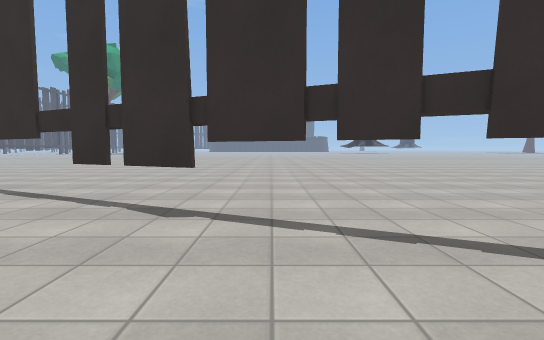
[1] (above)

19 first-person views from a walk through a Godot game level. The camera is 1.2 m above the floor, tilts 4° down and sees 85° across. The floor is counted in squares, 2 m on a side. Each view is taken from the middle of a square. On the plan, view 1 faces up. The plan holds only what a view shows up to about 9 squares ahead; the rest is blank. The place goes on beyond the plan. Characters and animated objects are not drawn. Door leaves are left out where a doorway can be walked through. Some surface patterns are stand-ins.

[2]
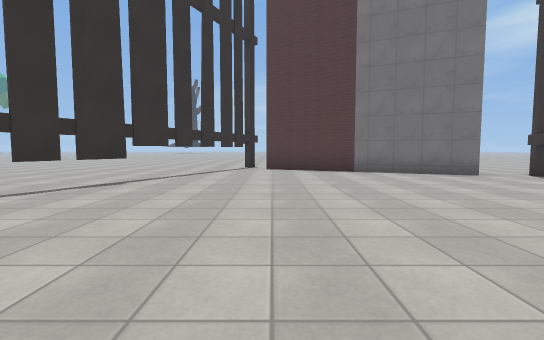

[3]
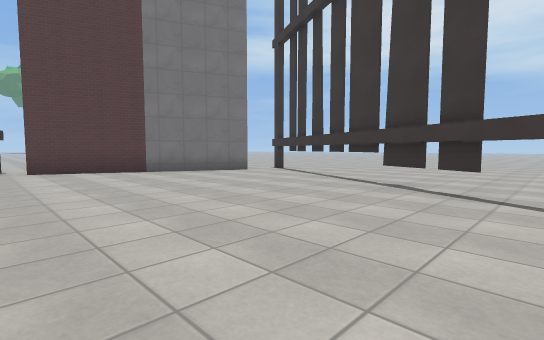

[4]
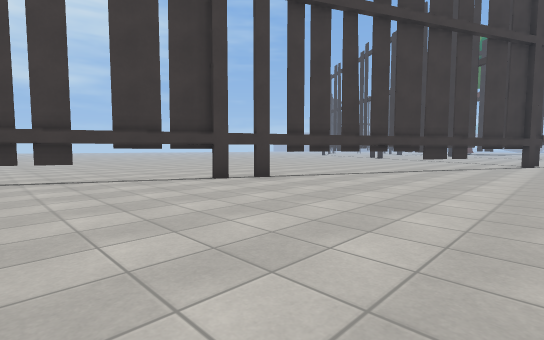

[5]
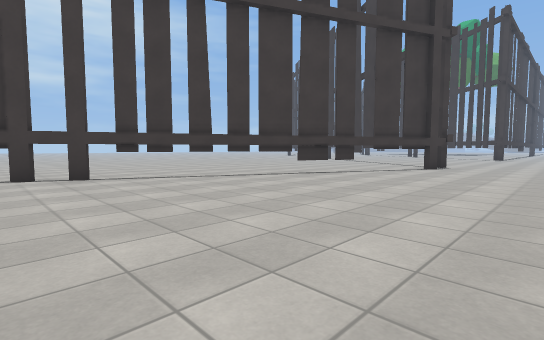

[6]
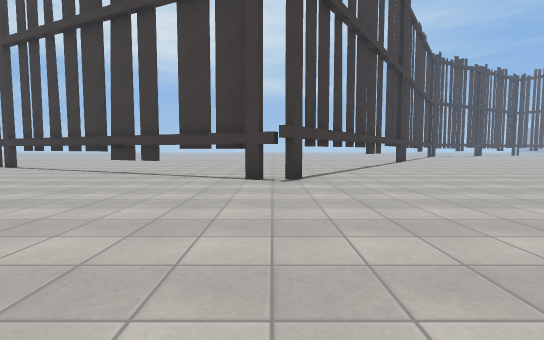

[7]
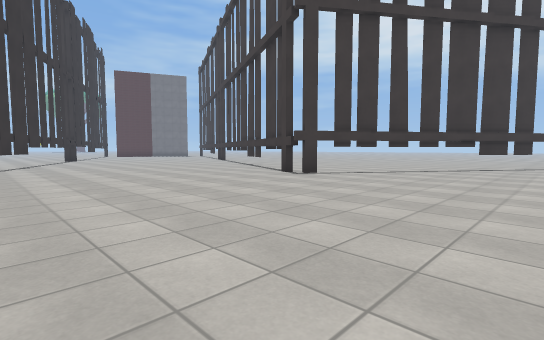

[8]
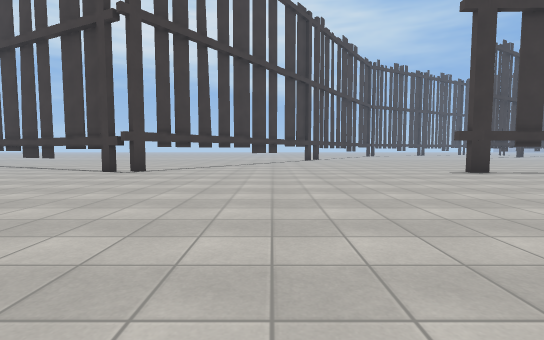

[9]
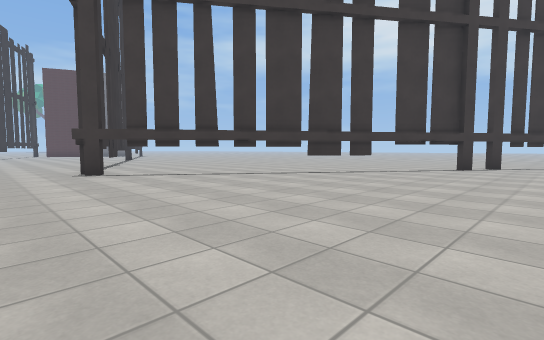

[10]
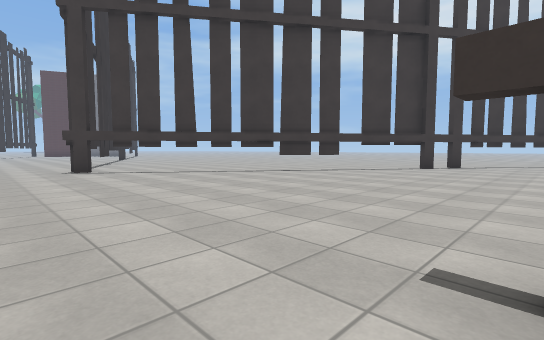

[11]
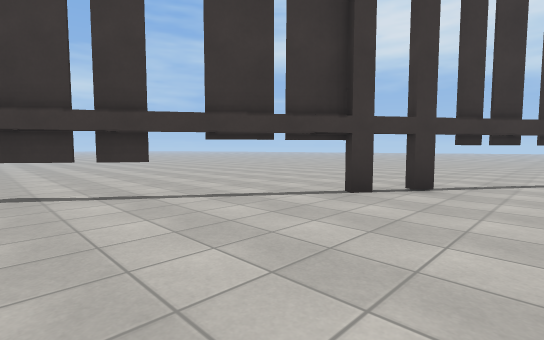

[12]
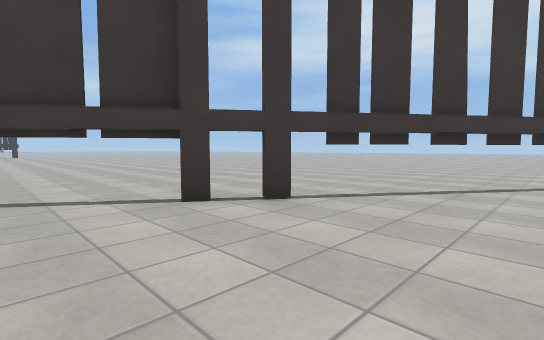

[13]
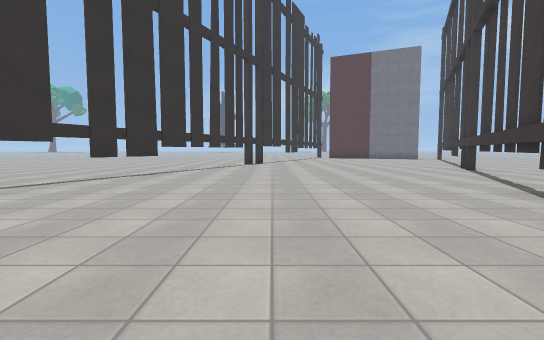

[14]
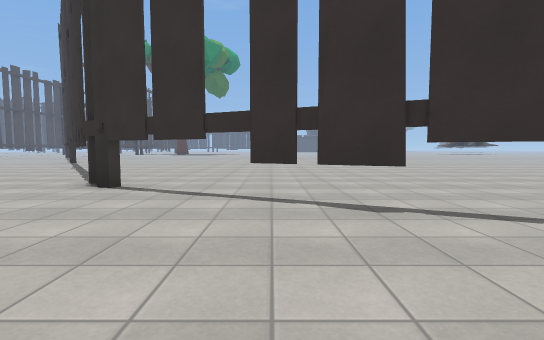

[15]
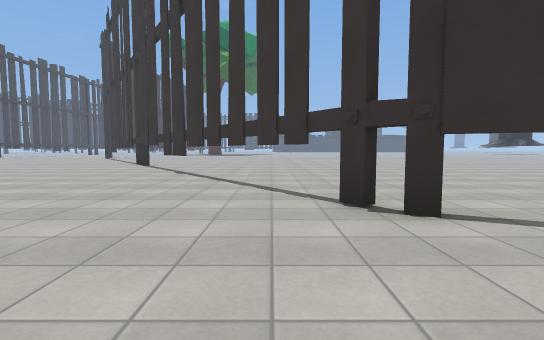

[16]
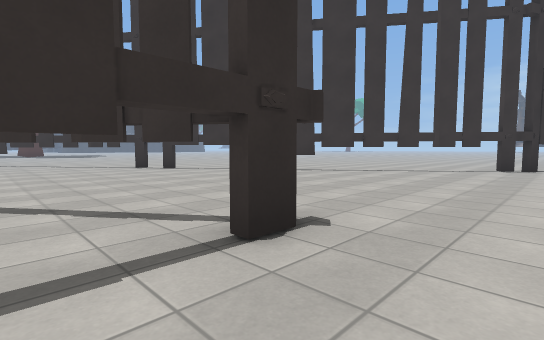

[17]
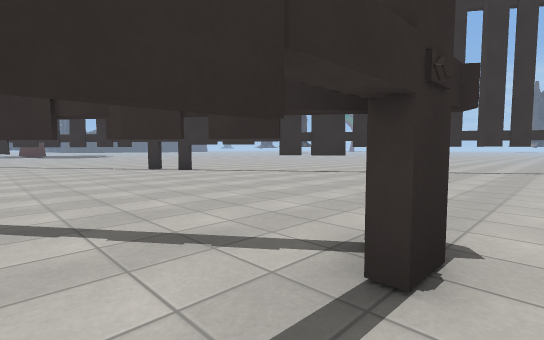

[18]
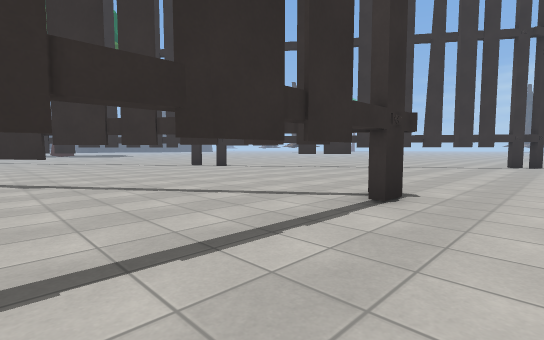

[19]
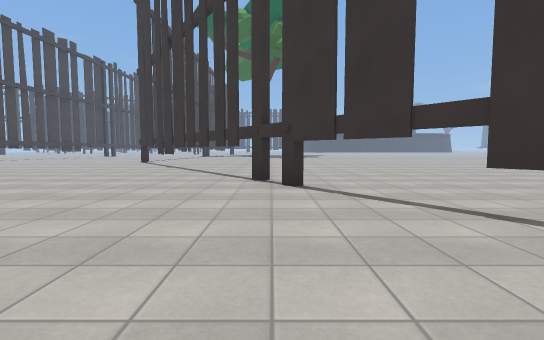

### Floor plan
Key: @ floor where view 1 was taken; # wall or solid block; x gap in a wall; . floor; T thing the floor can be seen under or through.
Columns run from 26 left of view 1 to 6 right of it. Each row starts with its distance up from view 1.
 21 ...#.. .......
 20 ....#.........
 19 .....T........
 18 .....TT......
 17 ......T.....
 16 .......T...
 15 #.......T..........
 14 .T......T..........
 13 .T.......T.............
 12 ..T.......T............
 11 ...T......T............
 10 TTTT.......T..........
  9 ...T........T....................
  8 .............TT..................
  7   .............TTT...............
  6  .................T .............
  5 ....................  ..........
  4 ....................  TT.......
  3 ........................TT....
  2 #........TT...............TT..
  1 ........T..TT...............##
  0 .......T....TTT...........@..#
 -1 ......T........TT...........##
 -2 ......T..........TTT........#
 -3 .....T..............TT.....##
 -4 ....T........  .......TT...#
 -5 ....T........   ........TT.x
 -6 ...T........     .........##
 -7 ..TT.......        .......
 -8 ..T.......          .....
 -9 .T......            ....
-10 T.......             ..

Where each view was taken, in squares from view 1:
view 1: 0 up, 0 right, facing up
view 2: 0 up, 6 left, facing right
view 3: 1 up, 6 left, facing down-right
view 4: 3 up, 4 left, facing down-left
view 5: 5 up, 7 left, facing down-left
view 6: 8 up, 17 left, facing down
view 7: 8 up, 22 left, facing down-right
view 8: 10 up, 21 left, facing down
view 9: 4 up, 25 left, facing down-right
view 10: 4 up, 26 left, facing down-right
view 11: 2 down, 25 left, facing down-right
view 12: 4 down, 26 left, facing down-right
view 13: 4 up, 17 left, facing right
view 14: 4 up, 11 left, facing up
view 15: 6 up, 15 left, facing up
view 16: 8 up, 24 left, facing up-right
view 17: 9 up, 24 left, facing up-right
view 18: 8 up, 26 left, facing up-right
view 19: 12 up, 20 left, facing up
